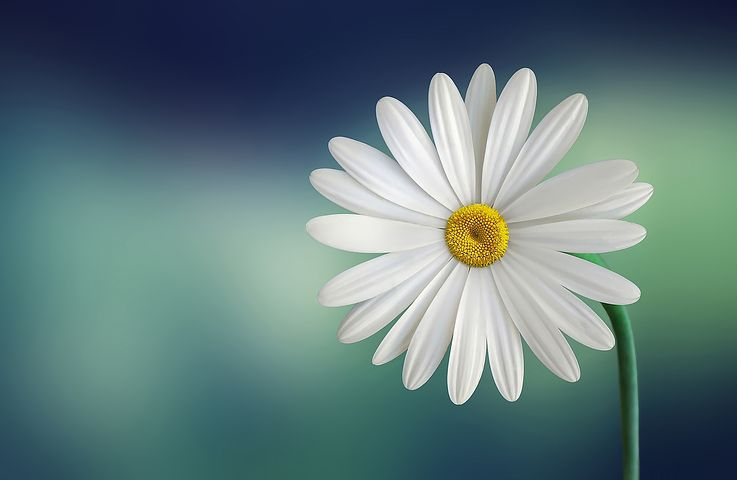
#> input picture flower.jpeg, 737 x 480 px
$ jupyter execute '#LGMVIP Task 2- Image to Pencil sketch with python.ipynb'
#> lines starting #> are read from the running program, lines starting #| are printed output that depends on the picture
# LGMPVIP - DATA SCIENCE INTERN

# TASK 2- Image to Pencil sketch with python

# Submitted by - Samiksha Vijay Bode

[cell 1]
import cv2

[cell 2]
img = cv2.imread("flower.jpeg")
#> img is the input picture: shape (480, 737, 3); mean B, G, R 123.9, 122.6, 97.4

[cell 3]
gray_image = cv2.cvtColor(img, cv2.COLOR_BGR2GRAY)
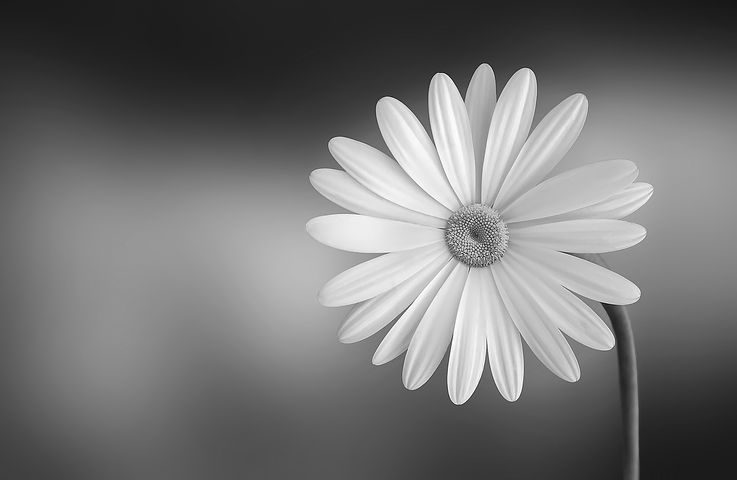
#> gray_image: shape (480, 737); min 4, max 255, mean 115.2

[cell 4]
inverted_gray_image = 255 - gray_image
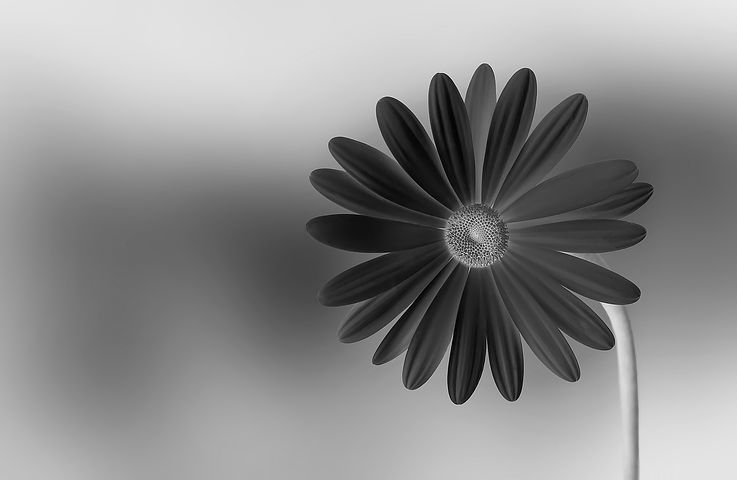
#> inverted_gray_image: shape (480, 737); min 0, max 251, mean 139.8

[cell 5]
blurred_image = cv2.GaussianBlur(inverted_gray_image, (21, 21), 0)
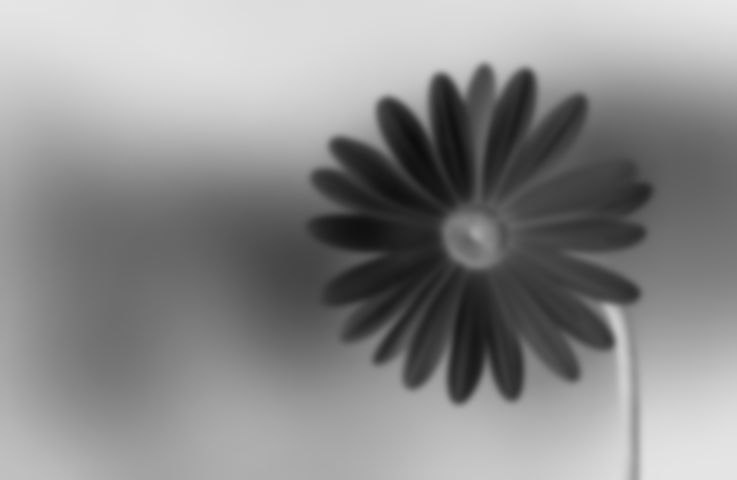
#> blurred_image: shape (480, 737); min 14, max 232, mean 139.8

[cell 6]
inverted_blurred_image = 255 - blurred_image
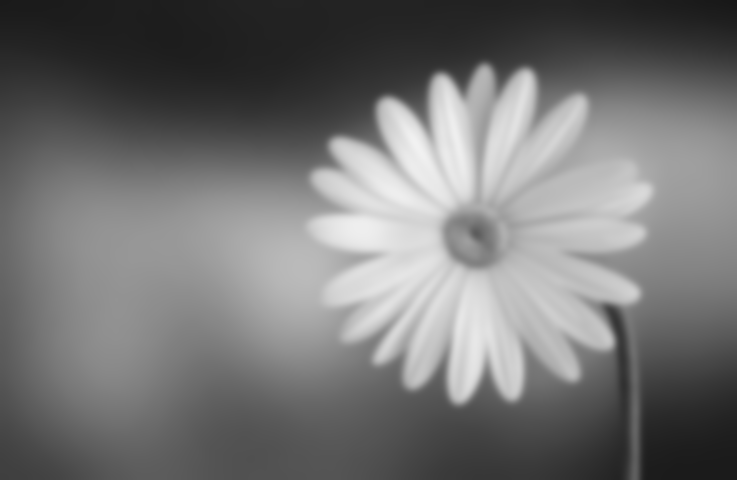
#> inverted_blurred_image: shape (480, 737); min 23, max 241, mean 115.2

[cell 7]
pencil_sketch_image = cv2.divide(gray_image, inverted_blurred_image, scale = 256.0)
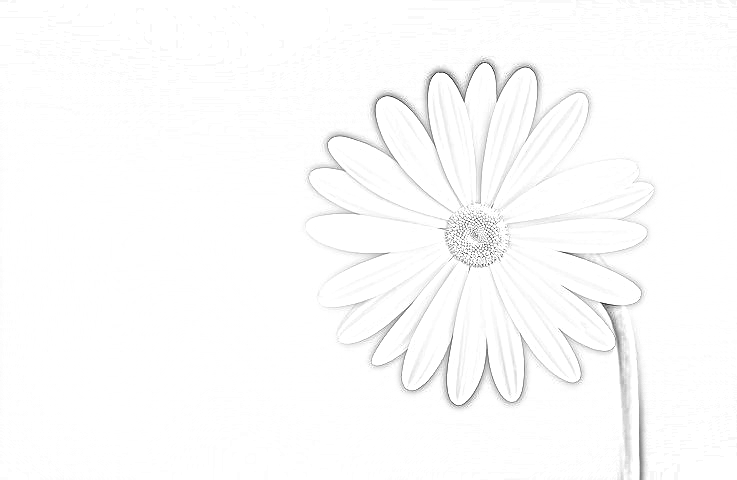
#> pencil_sketch_image: shape (480, 737); min 10, max 255, mean 252.2
